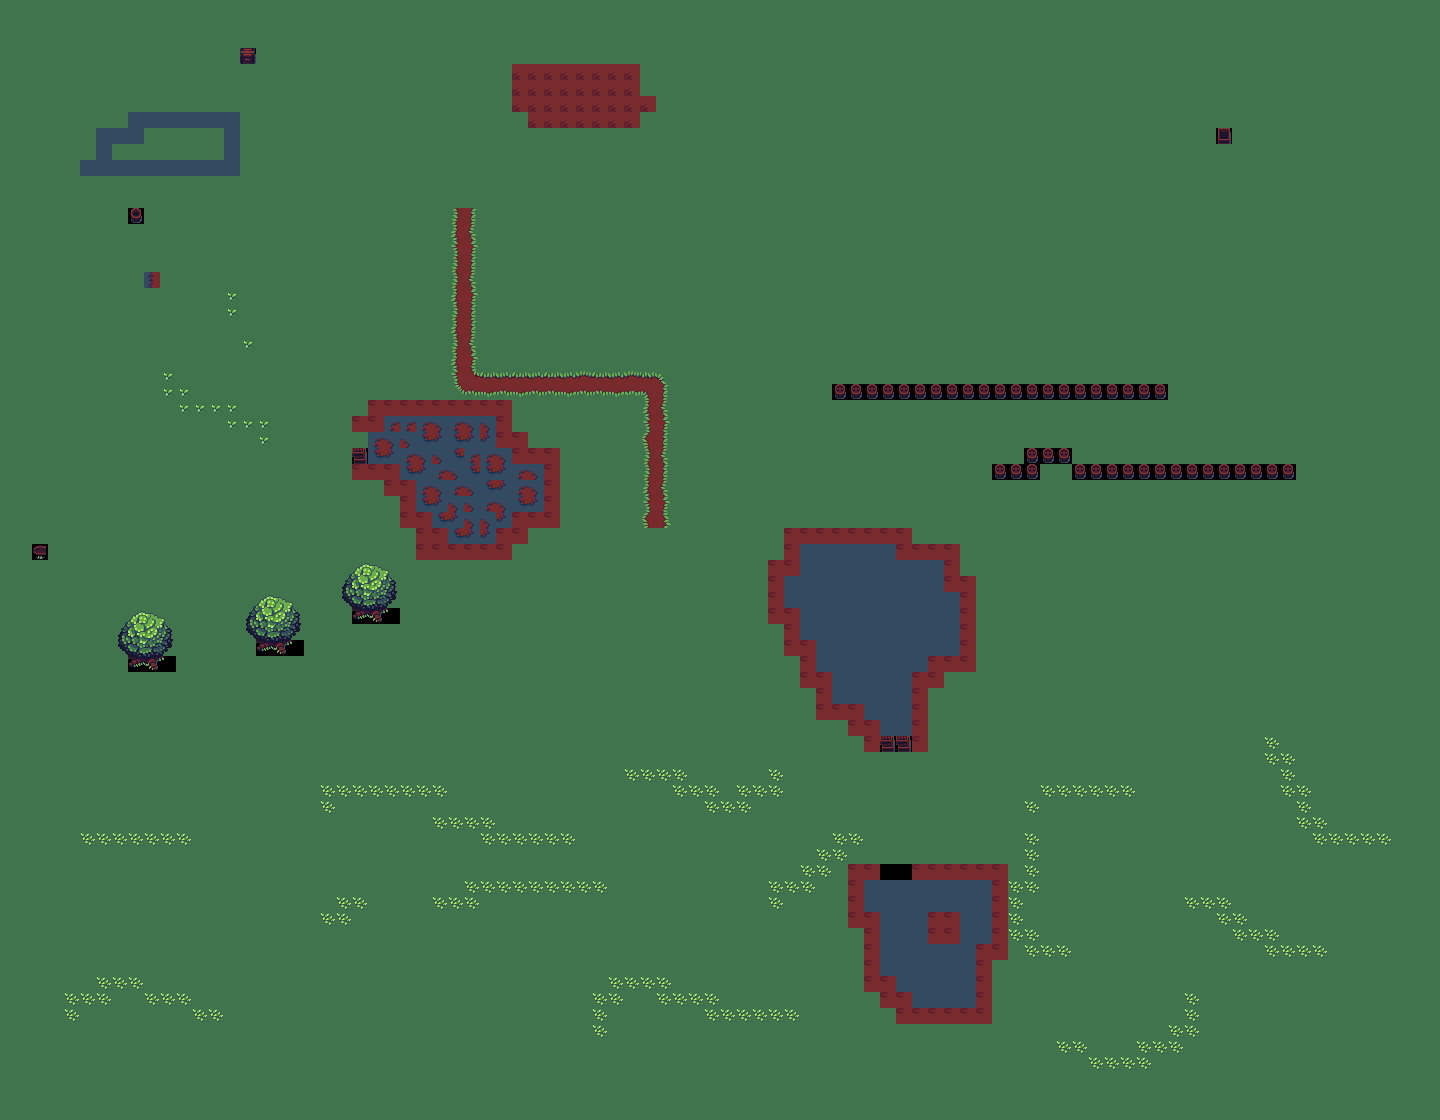

Tiled map render using the project's own tile images. Description and the map definition, with tile-layer contents summarised, below:
An orthogonal 90x70 tile map with 16x16 px tiles, 4 tile layers (Layer0, Layer1, Layer0, Layer1) and 37 objects.

<map version="1.5" tiledversion="1.6.0" orientation="orthogonal" renderorder="right-down" width="90" height="70" tilewidth="16" tileheight="16" infinite="0" nextlayerid="12" nextobjectid="47">
 <tileset firstgid="1" source="../tileset/buch-outdoor16.tsx" />
 <group id="2" name="Group">
  <layer id="1" name="Layer0" width="90" height="70">
   <data>[6300 cells, 6300 non-empty, 37 distinct tile ids]</data>
  </layer>
  <objectgroup id="9" name="Entity">
   <object id="29" template="Entity.tx" x="96" y="224">
    <properties>
     <property name="TypeEntity" type="int" value="2" />
     <property name="nameEntity" value="enemy.tx" />
    </properties>
   </object>
  </objectgroup>
  <objectgroup id="3" name="UniqueTile">
   <object id="1" template="wewe.tx" x="128" y="128">
    <properties>
     <property name="images" value="58,8" />
    </properties>
   </object>
   <object id="2" template="wewe.tx" x="144" y="128">
    <properties>
     <property name="images" value="58,8" />
    </properties>
   </object>
   <object id="3" template="wewe.tx" x="160" y="128">
    <properties>
     <property name="images" value="58,8" />
    </properties>
   </object>
   <object id="4" template="wewe.tx" x="176" y="128">
    <properties>
     <property name="destructed" type="bool" value="true" />
     <property name="images" value="58,8" />
     <property name="tileset" value="buch-outdoor16.tsx" />
    </properties>
   </object>
   <object id="6" template="wewe.tx" x="192" y="128">
    <properties>
     <property name="images" value="58,8" />
    </properties>
   </object>
   <object id="7" template="wewe.tx" x="208" y="128">
    <properties>
     <property name="images" value="58,8" />
    </properties>
   </object>
   <object id="8" template="wewe.tx" x="224" y="128">
    <properties>
     <property name="images" value="58,8" />
    </properties>
   </object>
   <object id="9" template="wewe.tx" x="224" y="144">
    <properties>
     <property name="images" value="58,8" />
    </properties>
   </object>
   <object id="10" template="wewe.tx" x="224" y="160">
    <properties>
     <property name="images" value="58,8" />
    </properties>
   </object>
   <object id="11" template="wewe.tx" x="224" y="176">
    <properties>
     <property name="images" value="58,8" />
    </properties>
   </object>
   <object id="12" template="wewe.tx" x="208" y="176">
    <properties>
     <property name="images" value="58,8" />
    </properties>
   </object>
   <object id="13" template="wewe.tx" x="192" y="176">
    <properties>
     <property name="images" value="58,8" />
    </properties>
   </object>
   <object id="14" template="wewe.tx" x="176" y="176">
    <properties>
     <property name="images" value="58,8" />
    </properties>
   </object>
   <object id="15" template="wewe.tx" x="160" y="176">
    <properties>
     <property name="images" value="58,8" />
    </properties>
   </object>
   <object id="16" template="wewe.tx" x="144" y="176">
    <properties>
     <property name="images" value="58,8" />
    </properties>
   </object>
   <object id="17" template="wewe.tx" x="128" y="176">
    <properties>
     <property name="images" value="58,8" />
    </properties>
   </object>
   <object id="18" template="wewe.tx" x="112" y="176">
    <properties>
     <property name="images" value="58,8" />
    </properties>
   </object>
   <object id="19" template="wewe.tx" x="96" y="176">
    <properties>
     <property name="images" value="58,8" />
    </properties>
   </object>
   <object id="20" template="wewe.tx" x="80" y="176">
    <properties>
     <property name="images" value="58,8" />
    </properties>
   </object>
   <object id="21" template="wewe.tx" x="96" y="160">
    <properties>
     <property name="images" value="58,8" />
    </properties>
   </object>
   <object id="22" template="wewe.tx" x="96" y="144">
    <properties>
     <property name="images" value="58,8" />
    </properties>
   </object>
   <object id="23" template="wewe.tx" x="112" y="144">
    <properties>
     <property name="images" value="58,8" />
    </properties>
   </object>
   <object id="24" template="wewe.tx" x="128" y="144">
    <properties>
     <property name="images" value="58,8" />
    </properties>
   </object>
   <object id="26" template="chestTile.tx" x="144" y="288">
    <properties>
     <property name="opened" type="bool" value="false" />
    </properties>
   </object>
   <object id="35" template="stairs.tx" x="352" y="464">
    <properties>
     <property name="direction" type="int" value="2" />
     <property name="z" type="int" value="0" />
    </properties>
   </object>
   <object id="39" template="stairs.tx" x="880" y="752" />
   <object id="40" template="stairs.tx" x="896" y="752" />
   <object id="41" template="stairs.tx" x="880" y="880">
    <properties>
     <property name="direction" type="int" value="1" />
    </properties>
   </object>
   <object id="42" template="stairs.tx" x="896" y="880">
    <properties>
     <property name="direction" type="int" value="1" />
    </properties>
   </object>
   <object id="45" template="chestTile.tx" x="1216" y="144" />
   <object id="46" template="transitionTile.tx" x="32" y="560">
    <properties>
     <property name="nameLevel" value="Level6.tmx" />
    </properties>
   </object>
  </objectgroup>
  <layer id="4" name="Layer1" width="90" height="70">
   <data>[6300 cells, 36 non-empty, 12 distinct tile ids]</data>
  </layer>
 </group>
 <group id="5" name="Group2">
  <layer id="11" name="Layer0" width="90" height="70">
   <data>[6300 cells, 202 non-empty, 11 distinct tile ids]</data>
  </layer>
  <objectgroup id="10" name="Entity" />
  <objectgroup id="8" name="UniqueTile">
   <object id="36" template="stairs.tx" x="352" y="464" visible="1">
    <properties>
     <property name="direction" type="int" value="2" />
     <property name="images" value="47" />
    </properties>
   </object>
   <object id="37" template="stairs.tx" x="880" y="752">
    <properties>
     <property name="images" value="47" />
    </properties>
   </object>
   <object id="38" template="stairs.tx" x="896" y="752">
    <properties>
     <property name="images" value="47" />
    </properties>
   </object>
   <object id="43" template="stairs.tx" x="880" y="880" visible="1">
    <properties>
     <property name="direction" type="int" value="1" />
     <property name="images" value="47" />
    </properties>
   </object>
   <object id="44" template="stairs.tx" x="896" y="880">
    <properties>
     <property name="direction" type="int" value="1" />
     <property name="images" value="47" />
    </properties>
   </object>
  </objectgroup>
  <layer id="7" name="Layer1" width="90" height="70">
   <data>[6300 cells, 0 non-empty, 0 distinct tile ids]</data>
  </layer>
 </group>
</map>
